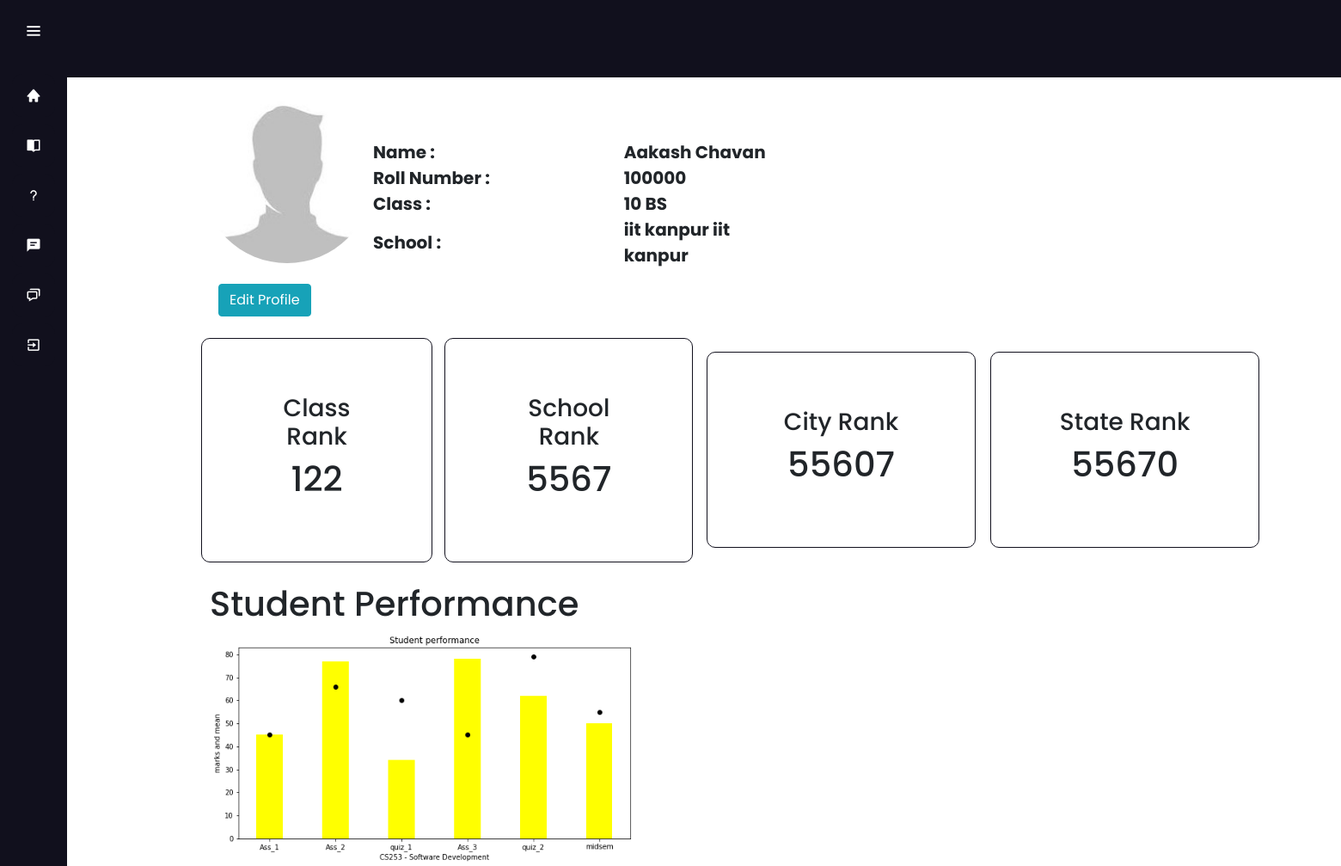
/profile/ (signed in), run on the app's committed database.
### profileapp/models.py (models this page shows)
class USER_PROFILE_DATABASE(models.Model):
	edit_once = models.BooleanField(default=False)
	user_signup_db_mapping = models.OneToOneField("loginapp.USER_SIGNUP_DATABASE", on_delete=models.CASCADE)
	user_profile_photo = models.FileField(upload_to="image/", null=True, verbose_name="", default="profile_photo.jpg")
	father_name = models.CharField(max_length=NAME_LIMIT, default="")
	mother_name = models.CharField(max_length=NAME_LIMIT, default="")

### loginapp/models.py (models this page shows)
class USER_SIGNUP_DATABASE(models.Model):
	first_name = models.CharField(max_length=NAME_LIMIT)
	last_name = models.CharField(max_length=NAME_LIMIT)
	user_class = models.CharField(max_length=USER_CLASS["class_length"][1])
	user_section = models.CharField(max_length=USER_CLASS["section_length"])
	user_contact = models.CharField(max_length=USER_CONTACT["contact_length"][1])
	user_r_number = models.CharField(max_length=R_NUMBER["number_length"][1])
	school_name = models.CharField(max_length=SCHOOL_NAME)
	user_category = models.CharField(max_length=USER_CATEGORY["length_limit"])
	email_address = models.EmailField()
	password = models.CharField(max_length=PASSWORD_LENGTH["length_range"][1])
	user_created_time = models.DateTimeField(auto_now_add=True)
	verfied_user = models.BooleanField(default=False)
	connected_to = models.OneToOneField("loginapp.TEACHER_CODE_MAPPING", on_delete=models.CASCADE, null=True)
	class_course_field = models.OneToOneField("courseapp.CLASS_COURSES_MAPPING", on_delete=models.CASCADE, null=True) # for teachers it will be "None"

### profileapp/views.py (the view)
# urls.py: path("profile/", profile_views.profilePage),
def profilePage(request):
	csrf_token = csrf.get_token(request)
	active_status = False
	user_id = None
	if request.session.has_key('user_id'):
		active_status = True
		user_id = request.session["user_id"]
	if active_status:
		extract_user__user_signup_database = login_models.USER_SIGNUP_DATABASE.objects.filter(id=user_id)[0]
		return render(request, "profile_page.html", {"user_data" : profile_models.USER_PROFILE_DATABASE.objects.filter(user_signup_db_mapping=extract_user__user_signup_database)[0]})
	else:
		return HttpResponse(f'''<body><meta http-equiv="refresh" content='0; url="/login/"'/></body>''')

### Templates/profile_page.html (shortened to what this page needs)
<!DOCTYPE html>
<html lang="en" dir="ltr">
  <head>
    {% load static %}
    <link rel="stylesheet" href="{% static 'homepage.css' %}">
    <link href='https://unpkg.com/boxicons@2.0.7/css/boxicons.min.css' rel='stylesheet'>
    <link rel="stylesheet" href="https://cdn.jsdelivr.net/npm/bootstrap@4.3.1/dist/css/bootstrap.min.css">
   </head>
<body>
    <nav class="navbar">
        <ul class="nav-links">
          {% load static %}
        </ul>
        </nav>
  <div class="sidebar">
    <div class="logo-details">
        <i class='bx bx-menu' id="btn" ></i>
    </div>
    <ul class="nav-list">
      <li>
       <a href="/profile/">
        <i class='bx bxs-home'></i>
       </a>
     </li>
     <li>
       <a href="/lecture/">
        <i class='bx bxs-book-open'></i>
       </a>
     </li>
     <li>
       <a href="/test/">
        <i class='bx bx-question-mark'></i>
       </a>
     </li>
     <li>
       <a href="/forum/">
        <i class='bx bxs-comment-detail' ></i>
       </a>
     </li>
     <li>
       <a href="/contact/">
        <i class='bx bx-chat' ></i>
       </a>
     </li>
     <li>
       <a href="/logout/">
        <i class='bx bx-exit'></i>
       </a>
     </li>
    </ul>
  </div>
  <div class="main">
      <section class="profile-section">
        <table class="details-table" >
            <tr style= " text-align: left;">
              {% load static %}
              <th style="width:30%"><a  class="profile-bot" ><img src="{% static 'profile_photo.jpg' %}" alt="Profile" style="width:200px;height:200px;; border-radius:50%;"> </a>
                <br><form style="margin-left: 10%;margin-right: 10%;"action="/profile/edit/" method="get"><button type="submit"  class="btn btn-info">Edit Profile</button></form>
                </th>
              <th>
                <table>
                    <tr>
                    <th class="profile-data" style="width:50%"><a >Name : </a></th>
                    <th class= "profile-data student-name" style="width:30%"><a >{{user_data.user_signup_db_mapping.first_name}} {{user_data.user_signup_db_mapping.last_name}}</a></th>
                    </tr>
                    <tr>
                        {% if user_data.user_signup_db_mapping.user_category == "STUDENT" %}
                        <th class="profile-data" style="width:50%">Roll Number :</th>
                        {% else %}
                        <th class="profile-data" style="width:50%">Registration Number :</th>
                        {% endif %}
                        <th class="profile-data student-roll-number" style="width:10%"><a>{{user_data.user_signup_db_mapping.user_r_number}}</a></th>
                        </tr>
                    <tr>
                    <th class="profile-data" style="width:50%">Class :</th>
                    <th class="profile-data student-class" style="width:10%"><a >{{user_data.user_signup_db_mapping.user_class}} {{user_data.user_signup_db_mapping.user_section}}</a></th>
                    </tr>
                    <tr>
                        <th class="profile-data" style="width:30%">School :</th>
                        <th class="profile-data student-school" style="width:10%"><a >{{user_data.user_signup_db_mapping.school_name}}</a></th>
                        </tr>
                </table>
            </tr>
          </table>
      </section>
      <section>
          <div class="ranks">
            <table>
                <tr>
                    <th class= "profile-rank" style="width:0%"><div class="class-rank">
                        <h3>Class Rank</h3>
                        <h1>122</h1>
                    </div></th>
                    <th class= "profile-rank" style="width:0%"><div class="school-rank">
                        <h3>School Rank</h3>
                        <h1>5567</h1>
                    </div></th>
                <th class= "profile-rank" style="width:0%"><div class="city-rank">
                        <h3>City Rank</h3>
                        <h1>55607</h1>
                    </div></th>
                    <th class= "profile-rank" style="width:0%"><div class="state-rank">
                        <h3>State Rank</h3>
                        <h1>55670</h1>
                    </div></th>
                </tr>
            </table>
          </div>
      </section>
      <section class="performance">
        <div class="performance-graph">
            <br>
            <h1>Student Performance</h1>
            {% load static %}
            <a class="performance-picture"><img src="{% static 'student_performance.png' %}" alt="Profile" style="width:40%;height:30%;"> </a>
        </div>
      </section>
  </div>
  {% load static %}
</body>
</html>

### Templates/static/homepage.css (style rules this page uses)
* { margin: 0; padding: 0; box-sizing: border-box; font-family: "Poppins" , sans-serif; }
.navbar { display: flex; align-items: center; justify-content: center; padding-top: 10px; background-color: #11101D; color: #11101D; }
.sidebar { position: fixed; left: 0; top: 0; height: 100%; width: 78px; background: #11101D; padding: 6px 14px; z-index: 99; transition: all 0.5s ease; }
.sidebar .logo-details { height: 60px; display: flex; align-items: center; position: relative; }
.sidebar .logo-details #btn { position: absolute; top: 50%; right: 0; transform: translateY(-50%); font-size: 22px; transition: all 0.4s ease; font-size: 23px; text-align: center; cursor: pointer; transition: all 0.5s ease; }
.sidebar i { color: #fff; height: 60px; min-width: 50px; font-size: 28px; text-align: center; line-height: 60px; }
.sidebar .nav-list { margin-top: 20px; height: 100%; }
.sidebar li { position: relative; margin: 8px 0; list-style: none; }
.sidebar li a { display: flex; height: 100%; width: 100%; border-radius: 12px; align-items: center; text-decoration: none; transition: all 0.4s ease; background: #11101D; }
.sidebar li i { height: 50px; line-height: 50px; font-size: 18px; border-radius: 12px; }
.main, .edit-profile-main { margin-left : 15%; margin-top : 1%; margin-right : 5%; }
.profile-bot { display: flex; }
.profile-data { font-size: 20px; }
.ranks { margin-top: 2%; }
.class-rank, .state-rank, .school-rank, .city-rank { width : 95%; margin-right : 50px; text-align: center; display: block; border: 1px solid #11101D; border-radius: 10px; padding: 4em; }
.performance { padding-left: 10px; }

### data on the page
USER_PROFILE_DATABASE: user_signup_db_mapping.first_name "Aakash", user_signup_db_mapping.last_name "Chavan", user_signup_db_mapping.user_r_number "100000", user_signup_db_mapping.user_class "10", user_signup_db_mapping.user_section "BS", user_signup_db_mapping.school_name "iit kanpur iit kanpur"
